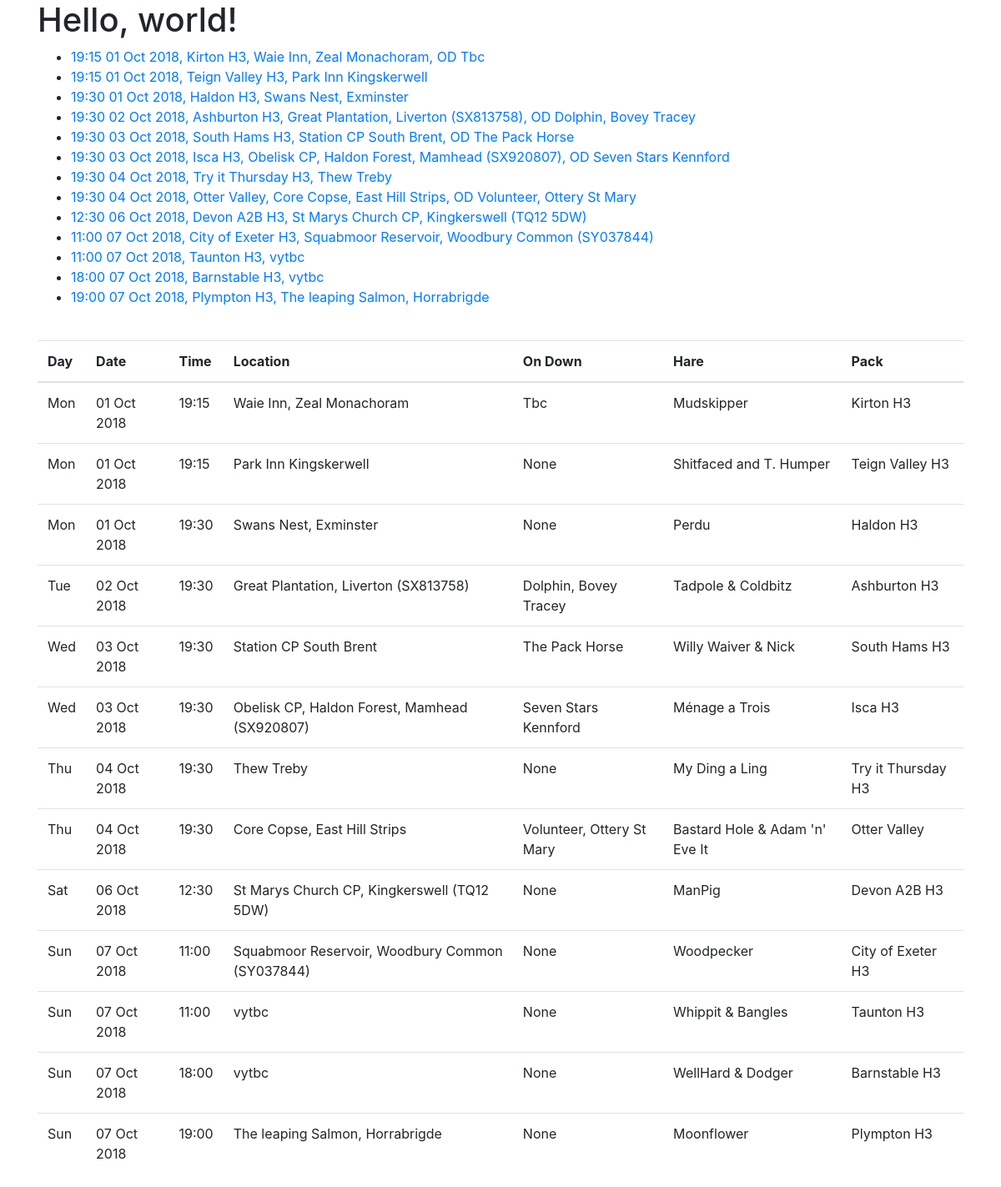
Screenshot of /diary/ with the database file from the repository.
### hash_diary/models.py (models this page shows)
class Trail(models.Model):
	pack = models.ForeignKey(Pack, on_delete=models.CASCADE, verbose_name='Pack')
	location = models.CharField('Location', max_length=200, null=True, blank=True)
	datetime = models.DateTimeField('Start time')
	hare = models.CharField('Hare', max_length=200, null=True, blank=True)
	number = models.PositiveIntegerField('Number', null=True, blank=True)
	on_down = models.CharField('On down', max_length=200, null=True, blank=True)
	description = models.TextField('Description', null=True, blank=True)
	def __str__(self):
		od = ""
		if self.on_down is not None:
			od = ', OD %s' % self.on_down
		return '%s, %s, %s%s' % (timezone.localtime(self.datetime).strftime('%H:%M %d %b %Y'), self.pack, self.location, od)
	def local_day(self):
		return timezone.localtime(self.datetime).strftime('%a')
	def local_date(self):
		return timezone.localtime(self.datetime).strftime('%d %b %Y')
	def local_time(self):
		return timezone.localtime(self.datetime).strftime('%H:%M')
	class Meta:
		ordering = ['datetime']

class Pack(models.Model):
	name = models.CharField('Name', max_length=200, default='Your name H3')
	short_name = models.CharField('Short name', max_length=20)
	territory = models.CharField('Territory', max_length=200, blank=True)
	REGIONS = (
		('SW', 'South West'),
	)
	region = models.CharField('Region', max_length=10, choices=REGIONS, blank=True)
	frequency = models.CharField('Frequency', max_length=200, blank=True)
	active = models.BooleanField('Active?', null=True, default=True, blank=True)
	default_time = models.TimeField('Default start time', null=True, blank=True)
	gm = models.ForeignKey(settings.AUTH_USER_MODEL, on_delete=models.SET_NULL, verbose_name='GM', related_name='%(class)s_pack_gm', null=True, blank=True)
	sec = models.ForeignKey(settings.AUTH_USER_MODEL, on_delete=models.SET_NULL, verbose_name='Sec', related_name='%(class)s_pack_sec', null=True, blank=True)
	email = models.EmailField('Email', null=True, blank=True)
	website = models.URLField('Website', null=True, blank=True)
	text = models.TextField('Text', null=True, blank=True)
	def __str__(self):
		return self.name
	class Meta:
		ordering = ['name']

### hash_diary/views.py (the view)
# urls.py: path('', views.IndexView.as_view(), name='index'),
class IndexView(generic.ListView):
	template_name = 'hash_diary/index.html'
	context_object_name = 'latest_trails_list'
	def get_queryset(self):
		return get_list_or_404(Trail.objects.order_by('datetime'))

### hash_diary/templates/hash_diary/index.html (shortened to what this page needs)
<!doctype html>
<html lang="en">
  <head>
   <link rel="stylesheet" href="https://stackpath.bootstrapcdn.com/bootstrap/4.1.3/css/bootstrap.min.css">
  </head>
  <body>
	<div class="container">
		<h1>Hello, world!</h1>
		{% if latest_trails_list %}
			<ul>
			{% for trail in latest_trails_list %}
				<li><a href="{% url 'hash_diary:trail_detail' trail.id %}">{{ trail }}</a></li>
			{% endfor %}
			</ul>
			<br>
			<table class="table table-condensed">
				<thead>
				<tr>
					<th>Day</th>
					<th>Date</th>
					<th>Time</th>
					<th>Location</th>
					<th>On Down</th>
					<th>Hare</th>
					<th>Pack</th>
				</tr>
				</thead>
				<tbody>
				{% for trail in latest_trails_list %}
				<tr>
					<td>{{ trail.local_day }}</td>
					<td>{{ trail.local_date }}</td>
					<td>{{ trail.local_time }}</td>
					<td>{{ trail.location }}</td>
					<td>{{ trail.on_down }}</td>
					<td>{{ trail.hare }}</td>
					<td>{{ trail.pack }}</td>
				</tr>
				{% endfor %}
				</tbody>
			</table>
		{% else %}
			<p>No trails are available.</p>
		{% endif %}
	</div>
  </body>
</html>

### rows the page displays
Trail: on_down+datetime+pack "19:15 01 Oct 2018, Kirton H3, Waie Inn, Zeal Monachoram, OD Tbc", local_day "Mon", local_date "01 Oct 2018", local_time "19:15", location "Waie Inn, Zeal Monachoram", on_down "Tbc", hare "Mudskipper", pack "Kirton H3"
Trail: on_down+datetime+pack "19:15 01 Oct 2018, Teign Valley H3, Park Inn Kingskerwell", local_day "Mon", local_date "01 Oct 2018", local_time "19:15", location "Park Inn Kingskerwell", on_down "None", hare "Shitfaced and T. Humper", pack "Teign Valley H3"
Trail: on_down+datetime+pack "19:30 01 Oct 2018, Haldon H3, Swans Nest, Exminster", local_day "Mon", local_date "01 Oct 2018", local_time "19:30", location "Swans Nest, Exminster", on_down "None", hare "Perdu", pack "Haldon H3"
Trail: on_down+datetime+pack "19:30 02 Oct 2018, Ashburton H3, Great Plantation, Liverton (SX813758), OD Dolphin, Bovey Tracey", local_day "Tue", local_date "02 Oct 2018", local_time "19:30", location "Great Plantation, Liverton (SX813758)", on_down "Dolphin, Bovey Tracey", hare "Tadpole & Coldbitz", pack "Ashburton H3"
Trail: on_down+datetime+pack "19:30 03 Oct 2018, South Hams H3, Station CP South Brent, OD The Pack Horse", local_day "Wed", local_date "03 Oct 2018", local_time "19:30", location "Station CP South Brent", on_down "The Pack Horse", hare "Willy Waiver & Nick", pack "South Hams H3"
Trail: on_down+datetime+pack "19:30 03 Oct 2018, Isca H3, Obelisk CP, Haldon Forest, Mamhead (SX920807), OD Seven Stars Kennford", local_day "Wed", local_date "03 Oct 2018", local_time "19:30", location "Obelisk CP, Haldon Forest, Mamhead (SX920807)", on_down "Seven Stars Kennford", hare "Ménage a Trois", pack "Isca H3"
Trail: on_down+datetime+pack "19:30 04 Oct 2018, Try it Thursday H3, Thew Treby", local_day "Thu", local_date "04 Oct 2018", local_time "19:30", location "Thew Treby", on_down "None", hare "My Ding a Ling", pack "Try it Thursday H3"
Trail: on_down+datetime+pack "19:30 04 Oct 2018, Otter Valley, Core Copse, East Hill Strips, OD Volunteer, Ottery St Mary", local_day "Thu", local_date "04 Oct 2018", local_time "19:30", location "Core Copse, East Hill Strips", on_down "Volunteer, Ottery St Mary", hare "Bastard Hole & Adam 'n' Eve It", pack "Otter Valley"
Trail: on_down+datetime+pack "12:30 06 Oct 2018, Devon A2B H3, St Marys Church CP, Kingkerswell (TQ12 5DW)", local_day "Sat", local_date "06 Oct 2018", local_time "12:30", location "St Marys Church CP, Kingkerswell (TQ12 5DW)", on_down "None", hare "ManPig", pack "Devon A2B H3"
Trail: on_down+datetime+pack "11:00 07 Oct 2018, City of Exeter H3, Squabmoor Reservoir, Woodbury Common (SY037844)", local_day "Sun", local_date "07 Oct 2018", local_time "11:00", location "Squabmoor Reservoir, Woodbury Common (SY037844)", on_down "None", hare "Woodpecker", pack "City of Exeter H3"
Trail: on_down+datetime+pack "11:00 07 Oct 2018, Taunton H3, vytbc", local_day "Sun", local_date "07 Oct 2018", local_time "11:00", location "vytbc", on_down "None", hare "Whippit & Bangles", pack "Taunton H3"
Trail: on_down+datetime+pack "18:00 07 Oct 2018, Barnstable H3, vytbc", local_day "Sun", local_date "07 Oct 2018", local_time "18:00", location "vytbc", on_down "None", hare "WellHard & Dodger", pack "Barnstable H3"
Trail: on_down+datetime+pack "19:00 07 Oct 2018, Plympton H3, The leaping Salmon, Horrabrigde", local_day "Sun", local_date "07 Oct 2018", local_time "19:00", location "The leaping Salmon, Horrabrigde", on_down "None", hare "Moonflower", pack "Plympton H3"
